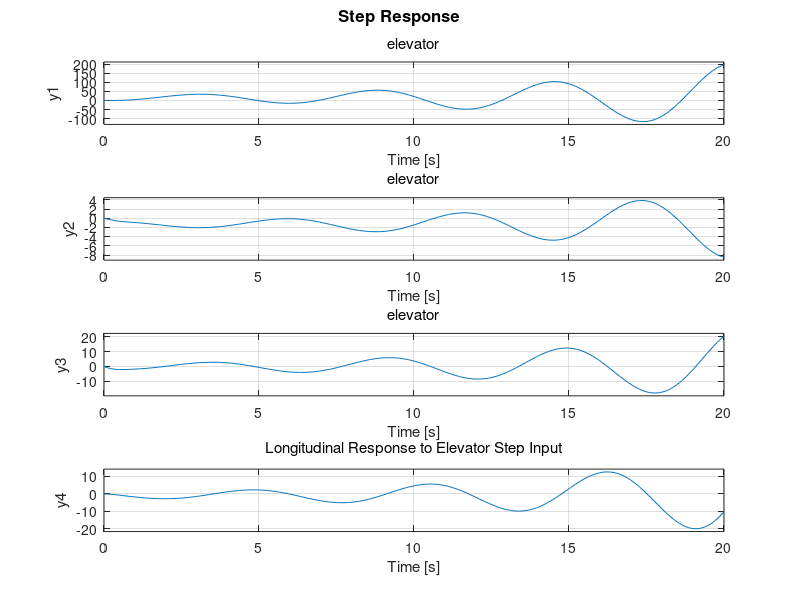
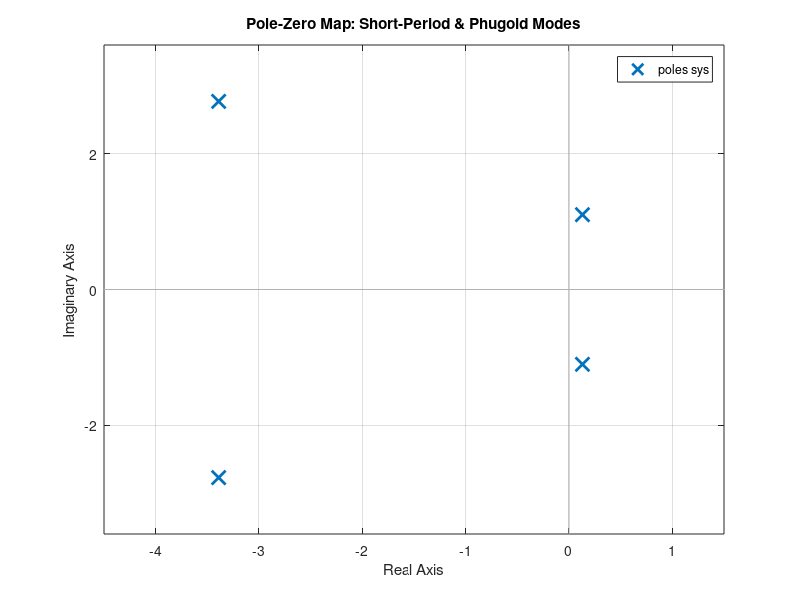

The MATLAB source for these figures, in order:
%% Aircraft Longitudinal Dynamics: Short-Period & Phugoid Modes
% Linearized state-space model, step response to elevator input

clear; clc; close all;

% State: [u(speed) alpha(AoA) q(pitch rate) theta(pitch)]
% Generic mid-size jet longitudinal derivatives (illustrative values)
Xu = -0.02; Xa = 5.0;
Zu = -0.3;  Za = -4.5; Zq = 0;
Mu = 0;     Ma = -8.0; Mq = -2.0;

A = [Xu Xa 0 -9.81;
     Zu/1 Za 1 0;
     Mu Ma Mq 0;
     0 0 1 0];

B = [0; -1.5; -10; 0]; % elevator effect
C = eye(4);
D = zeros(4,1);

sys = ss(A, B, C, D, 'StateName', {'u','alpha','q','theta'}, ...
    'InputName', 'elevator');

figure;
step(sys, 20);
title('Longitudinal Response to Elevator Step Input');
grid on;

% Extract and display natural modes
eigs = eig(A);
fprintf('Eigenvalues (modes):\n');
disp(eigs);

figure;
pzmap(sys);
title('Pole-Zero Map: Short-Period & Phugoid Modes');
grid on;
